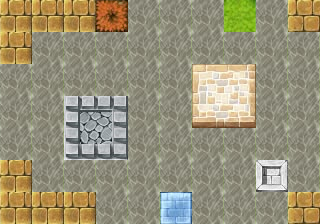

The image is a tile-based game level rendered from a .tmx file. Its description and complete source (layers, tilesets, objects, tile grids) follow:
An orthogonal 10x7 tile map with 32x32 px tiles, 1 tile layer (Sol) and 12 objects (11x collision).

<map version="1.10" tiledversion="1.11.2" orientation="orthogonal" renderorder="left-up" width="10" height="7" tilewidth="32" tileheight="32" infinite="0" nextlayerid="3" nextobjectid="16">
 <tileset firstgid="1" source="TileSetTest.tsx" />
 <layer id="1" name="Sol" width="10" height="7">
  <data encoding="csv">
5,5,5,171,12,12,12,14,12,21,
5,12,12,12,12,12,12,12,12,12,
12,12,12,12,12,12,97,98,12,12,
12,12,105,106,12,12,113,114,12,12,
12,12,121,122,12,12,12,12,12,12,
5,12,12,12,12,12,12,12,169,12,
5,5,5,12,12,15,12,12,12,21
</data>
 </layer>
 <objectgroup id="2" name="objects">
  <object id="2" type="collision" x="0" y="-1" width="95" height="32.3333" />
  <object id="3" type="collision" x="64.3333" y="96" width="63.3333" height="63" />
  <object id="5" type="collision" x="0" y="31.6667" width="31.6667" height="32.3333" />
  <object id="6" type="collision" x="192" y="64" width="63" height="63.6667" />
  <object id="7" type="collision" x="224" y="-0.666667" width="32" height="32" />
  <object id="8" type="collision" x="256" y="159.333" width="31.3333" height="31.6667" />
  <object id="9" type="collision" x="160.333" y="192" width="31.3333" height="31" />
  <object id="10" type="collision" x="0.333333" y="159.667" width="31.3333" height="63.6667" />
  <object id="11" type="collision" x="32.3333" y="191.333" width="63.6667" height="32.3333" />
  <object id="13" x="96" y="0.333333" width="32" height="31.3333" />
  <object id="14" type="collision" x="288" y="190.167" width="33" height="33.6667" />
  <object id="15" type="collision" x="288" y="0" width="32" height="32" />
 </objectgroup>
</map>